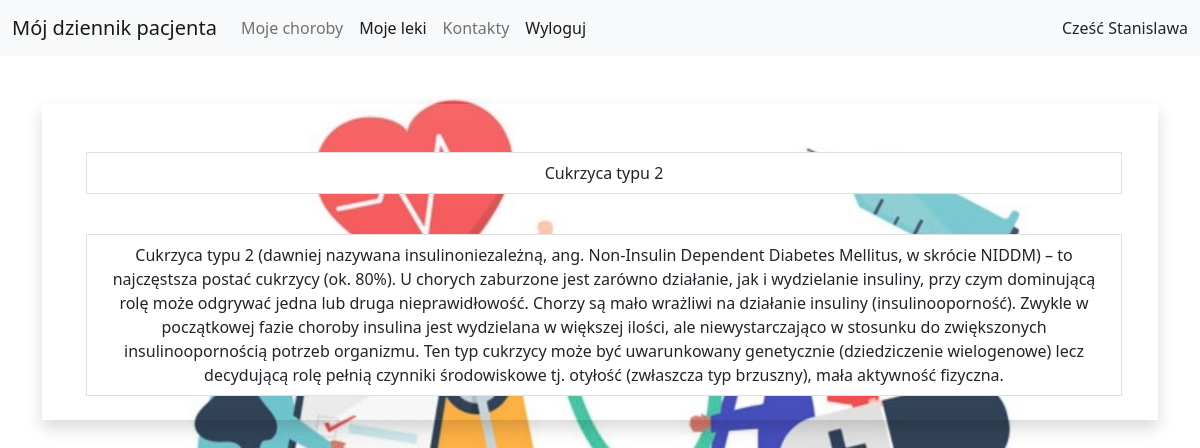
The app's page /diseases/18/ (signed in) with its own data.
### accounts/models.py (models this page shows)
class CustomUser(AbstractUser):
    def __str__(self):
        return self.username

### patientdiary/models.py (models this page shows, shortened)
class Disease(models.Model):
    name = models.CharField(max_length=128)
    description = models.TextField()

### patientdiary/views.py (the view)
# urls.py: path('diseases/<int:pk>/', views.DiseaseDetailView.as_view(), name='disease_detail_view'),
class DiseaseDetailView(LoginRequiredMixin, DetailView):
    model = Disease
    template_name = 'disease_detail_view.html'
    fields = '__all__'
    def get_context_data(self, **kwargs):
        context = super().get_context_data(**kwargs)
        context['patient'] = Patient.objects.get(user=self.request.user)
        return context

### accounts/templates/disease_detail_view.html (shortened to what this page needs)
{% extends 'base.html' %}
{% block content %}
<br>
    <br>
    <div class="container">
    <form>
        <div class="container-xl text-center shadow bg-gradient" style="border-bottom-width: initial>
            <div class="row">
                <div ><br><br>
                    <ul>
                        <li class="list-group-item me-md-4 ">{{ disease.name }}</li>
                    </ul>
                    <br>
                    <ul>
                        <li class="list-group-item me-md-4">{{ disease.description }}</li>
                        <br>
                    </ul>
                </div>
            </div>
        </div>
    <br>
{% endblock %}

### accounts/templates/base.html (shortened to what this page needs)
{% load static %}
<!doctype html>
<html lang="en">
<head>
    <link href="https://cdn.jsdelivr.net/npm/bootstrap@5.1.3/dist/css/bootstrap.min.css" rel="stylesheet"
>
    <link rel="stylesheet" type="text/css" href="{% static 'accounts/css/coment.css' %}">
</head>
<form method="post">
    <nav class="navbar navbar-expand-lg navbar-light bg-light">
        <div class="container-fluid">
            {% if user.is_authenticated %}
                <a class="navbar-brand" href="{% url 'patient_view' patient.pk %}">Mój dziennik pacjenta</a>
            {% endif %}
            <div class="collapse navbar-collapse" id="navbarNav">
                <ul class="navbar-nav">
                    {% if user.is_authenticated %}
                        <li class="nav-item">
                            <a class="nav-link " aria-current="page" href="{% url 'diseases_view' %}">Moje choroby</a>
                        </li>
                        <li class="nav-item">
                            <a class="nav-link active" href="{% url 'drugs_view' %}">Moje leki</a>
                        </li>
                        <li class="nav-item">
                            <a class="nav-link " aria-current="page" href="{% url 'contacts' %}">Kontakty</a>
                        </li>
                        <li class="nav-item">
                            <a class="nav-link active" href="{% url 'logout' %}">Wyloguj</a>
                        </li>
                    {% else %}
                        <li class="nav-item">
                            <a class="nav-link " href="{% url 'login' %}">Zaloguj</a>
                        </li>
                        <li class="nav-item">
                        <a class="nav-link active" href="{% url 'signup' %}">Zarejestruj się</a>
                    {% endif %}
                </ul>
            </div>
            {% if user.is_authenticated %}
                <div> Cześć {{ user }} </div>
            {% endif %}
        </div>
    </nav>
</form>
<body id="bg" style="background-image: url('{% static "accounts/images/mainpage.jpg" %}');">
{% block content %}
{% endblock %}
</body>
</html>

### accounts/static/accounts/css/coment.css (style rules this page uses)
#bg { background-repeat: no-repeat; background-size: 75%; background-position: center; background-attachment: fixed; }

### records on screen
CustomUser: username "Stanislawa"
Disease: name "Cukrzyca typu 2", description "Cukrzyca typu 2 (dawniej nazywana insulinoniezależną, ang. Non-Insulin Dependent Diabetes Mellitus, w skrócie NIDDM) – to najczęstsza postać cukrzycy (ok. 80%). U chorych zaburzone jest zarówno działanie, jak i wydzielanie insuliny, przy czym dominującą rolę może odgrywać jedna lub druga nieprawidłowość. Chorzy są mało wrażliwi na działanie insuliny (insulinooporność). Zwykle w początkowej fazie choroby insulina jest wydzielana w większej ilości, ale niewystarczająco w stosunku do zwiększonych insulinoopornością potrzeb organizmu. Ten typ cukrzycy może być uwarunkowany genetycznie (dziedziczenie wielogenowe) lecz decydującą rolę pełnią czynniki środowiskowe tj. otyłość (zwłaszcza typ…"
